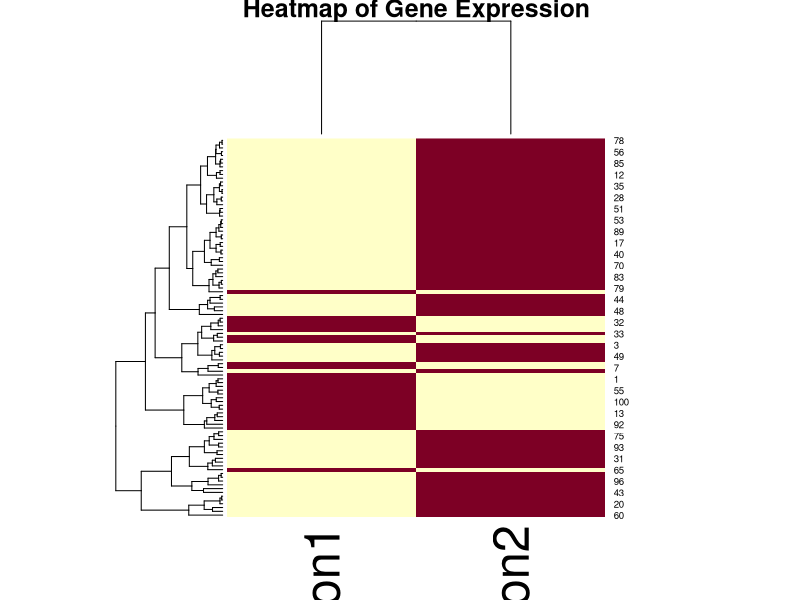
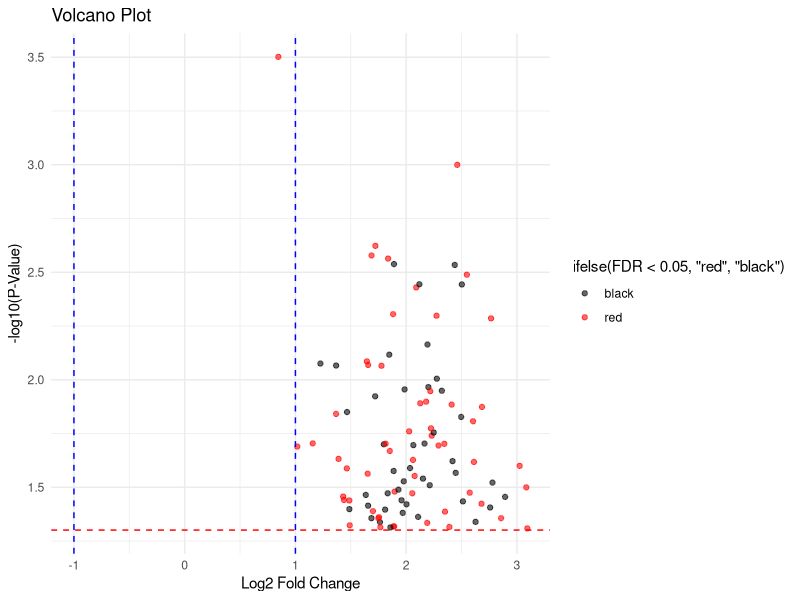
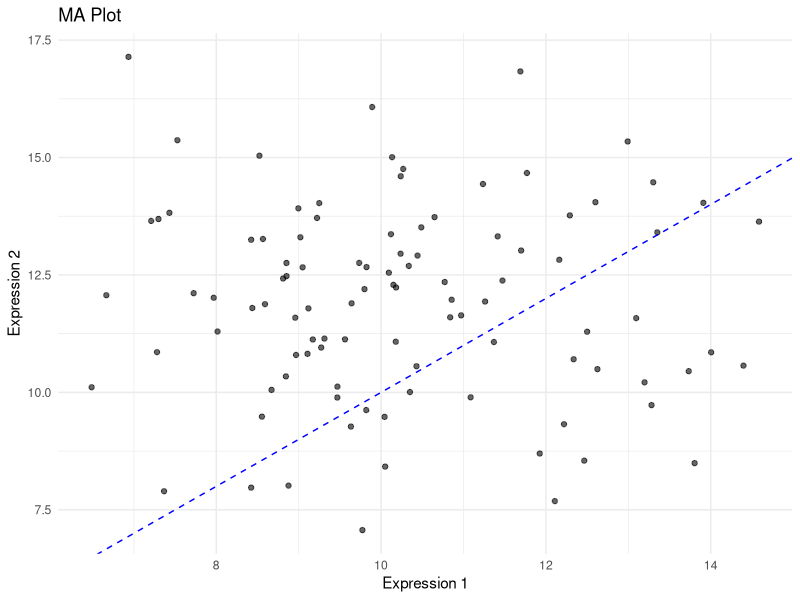
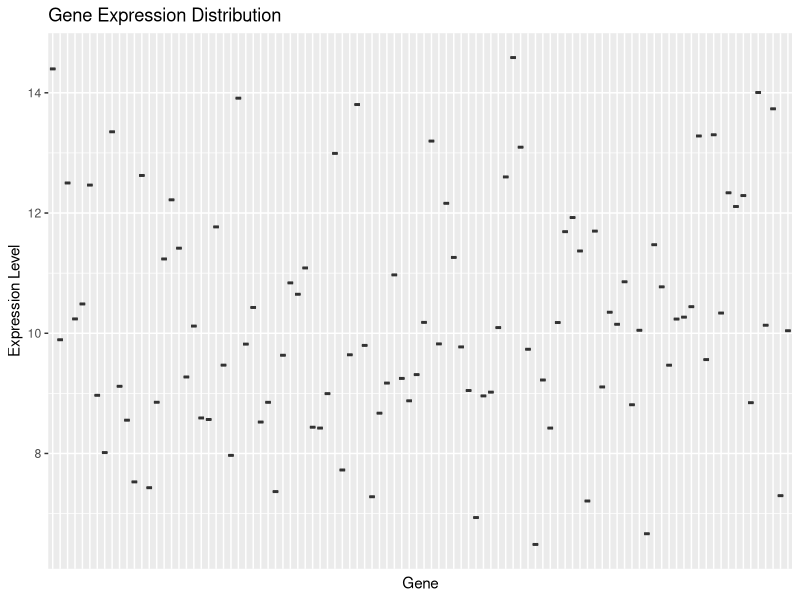

Write the R code that produced these figures, in order.
# Load the necessary libraries for plotting
library(ggplot2)  # For creating sophisticated plots
library(ggrepel)  # Helps in avoiding label overlap in plots
library(pheatmap) # Useful for heatmap visualization

# Assume we have data from RNA-seq experiments in 'deg_data' dataframe
# It includes columns like 'Gene', 'Log2FC', 'PValue', 'FDR', 'Expression1', 'Expression2'
# This is a simplified example dataset:

# Example data: Replace with your own DEG data
set.seed(123)
deg_data <- data.frame(
  Gene = paste0("Gene", 1:100),
  Log2FC = rnorm(100, mean = 2, sd = 0.5),
  PValue = runif(100, min = 0, max = 0.05),
  FDR = runif(100, min = 0, max = 0.1),
  Expression1 = rnorm(100, mean = 10, sd = 2),
  Expression2 = rnorm(100, mean = 12, sd = 2)
)



# Volcano plot to show fold change vs. statistical significance
volcano_plot <- ggplot(deg_data, aes(x = Log2FC, y = -log10(PValue))) +
  geom_point(aes(color = ifelse(FDR < 0.05, "red", "black")), alpha = 0.6) +
  scale_color_manual(values = c("black" = "black", "red" = "red")) +
  geom_hline(yintercept = -log10(0.05), linetype = "dashed", color = "red") +
  geom_vline(xintercept = c(-1, 1), linetype = "dashed", color = "blue") +
  labs(title = "Volcano Plot", x = "Log2 Fold Change", y = "-log10(P-Value)") +
  theme_minimal()

# MA plot to visualize relationship between two sets of expression data
ma_plot <- ggplot(deg_data, aes(x = Expression1, y = Expression2)) +
  geom_point(alpha = 0.6) +
  geom_abline(intercept = 0, slope = 1, linetype = "dashed", color = "blue") +
  labs(title = "MA Plot", x = "Expression 1", y = "Expression 2") +
  theme_minimal()

# Heatmap plot to show gene expression across samples
heatmap_data <- as.matrix(deg_data[, c("Expression1", "Expression2")])
heatmap_plot <- heatmap(heatmap_data, 
                        show_rownames = FALSE, 
                        cluster_rows = TRUE, 
                        cluster_cols = TRUE,
                        main = "Heatmap of Gene Expression")

# Gene expression plot to visualize expression distribution for each gene
gene_expression_plot <- ggplot(deg_data, aes(x = Gene, y = Expression1)) +
  geom_boxplot() +
  labs(title = "Gene Expression Distribution", x = "Gene", y = "Expression Level") +
  theme(axis.text.x = element_blank(), axis.ticks.x = element_blank())

# Now let's display these plots
print(volcano_plot)
print(ma_plot)
print(gene_expression_plot)

